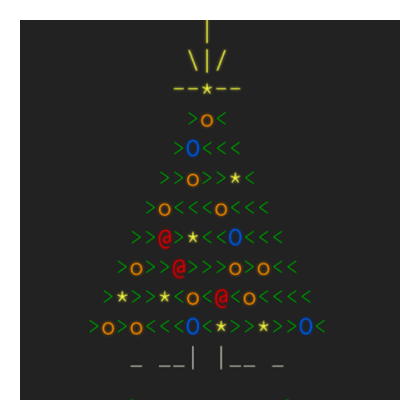
#> input picture advent_of_code.png, 420 x 420 px
$ python test.py
#> lines starting #> are read from the running program, lines starting #| are printed output that depends on the picture
from PIL import Image

image = Image.open("advent_of_code.png")
#> image is the input picture: PIL image 420x420 RGBA; mean R, G, B, A 75.7, 76.2, 74.1, 255
image.thumbnail((100,100))
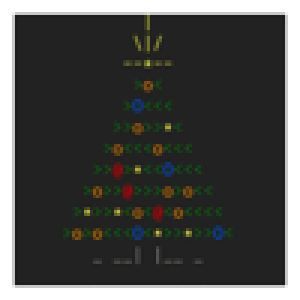
#> image: PIL image 100x100 RGBA (shown 3 times larger); mean R, G, B, A 75.5, 76, 73.8, 255

output_image = Image.new('RGB', (1000,1000))
#> output_image: PIL image 1000x1000 RGB; every value is 0

index = 0
for i in range(0,1000,100):
    for j in range(0,1000,100):
        # im = Image.open(files[index])
        # im.thumbnail((300,300))
        output_image.paste(image, (i,j))
        index += 1
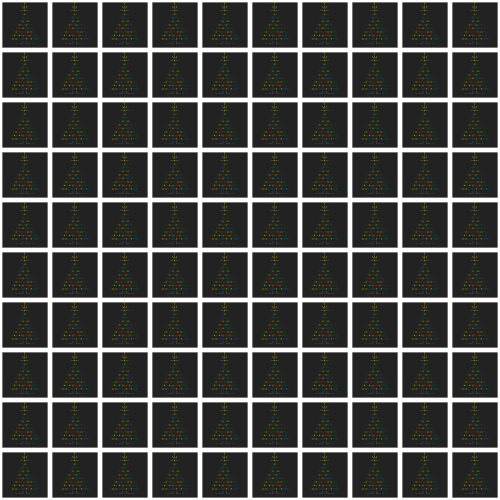
#> output_image: PIL image 1000x1000 RGB (shown at 1/2 size); mean R, G, B 75.5, 76, 73.8
#> after the loop, index = 100

output_image.save("yolo.png")
